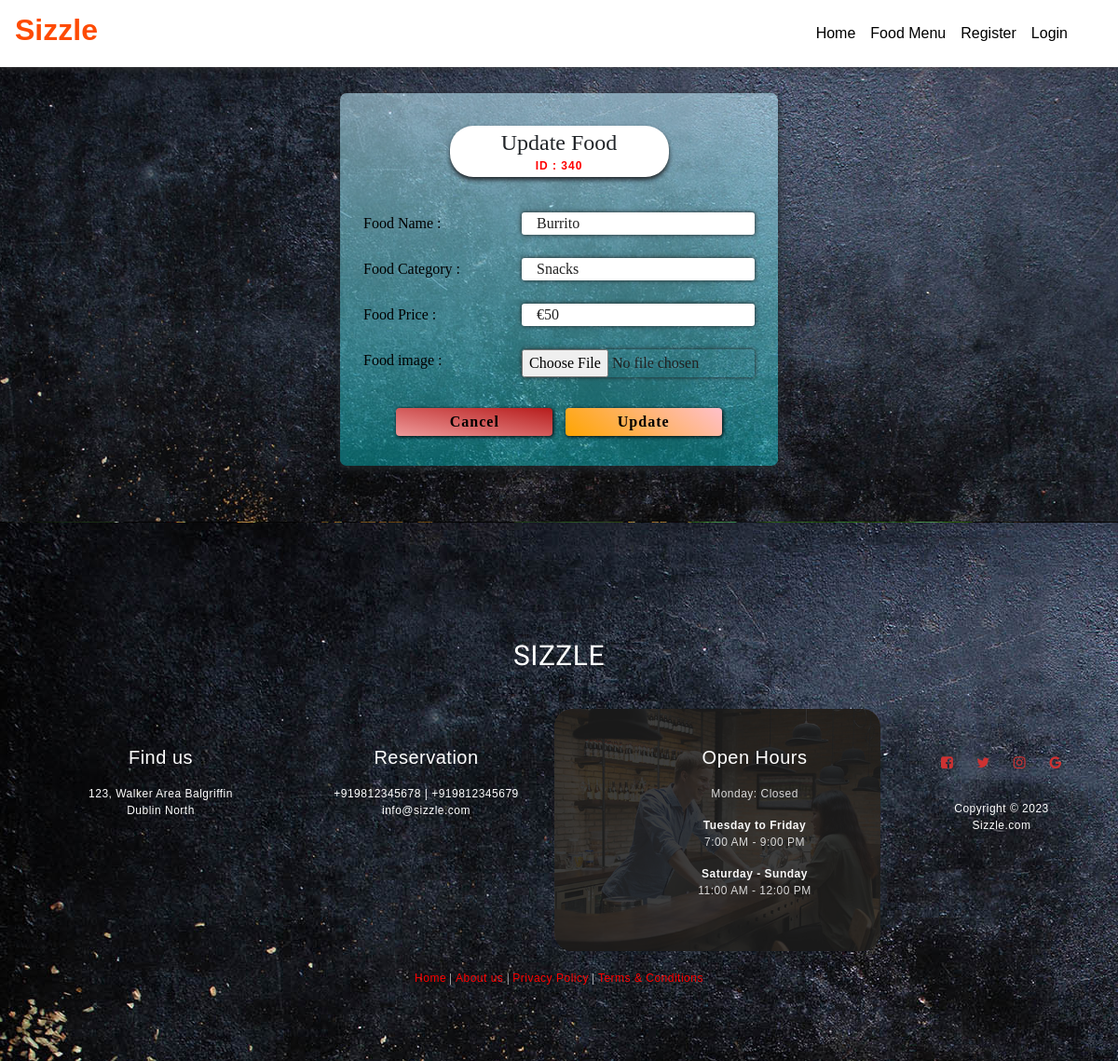
Page /getfood/34 on the committed database.
### Foodapp/models.py (models this page shows)
class Food(models.Model):
    FoodId = models.AutoField(primary_key=True)
    FoodName = models.CharField(max_length=30)
    FoodCat = models.CharField(max_length=30)
    FoodPrice = models.FloatField(max_length=15)
    FoodImage = models.ImageField(upload_to='media', default='')
    class Meta:
        db_table = "FP_Food"

### Foodapp/views.py (the view)
# urls.py: path('getfood/<int:FoodId>', views.getfood),
def getfood(request, FoodId):
    foods = Food.objects.get(FoodId=FoodId)
    return render(request, 'updatefood.html', {'f': foods})

### Templates/Foodapp/updatefood.html (shortened to what this page needs)
<!DOCTYPE html>
<html lang="en" dir="ltr">
  <head>
	{% load static %}
    <link rel="stylesheet" type="text/css" href="{% static 'css/imperial_style.css' %}" />
    <link rel="stylesheet" type="text/css" href="{% static 'css/master.css' %}" />
    <link rel="stylesheet" href="https://use.fontawesome.com/releases/v5.7.2/css/all.css">
    <link rel="stylesheet" href="https://use.fontawesome.com/releases/v5.3.1/css/all.css">
      <link rel="stylesheet" href="{% static 'css/font-awesome.min.css' %}">
<link rel="stylesheet" href="https://stackpath.bootstrapcdn.com/bootstrap/4.4.1/css/bootstrap.min.css">
  </head>
    <nav class="navbar navbar-expand-lg navbar-light" style="position: fixed;width:100%;background-image: linear-gradient(180deg,#FFF,#FFF);box-shadow: 0px 0px 7px 0px #404040;">
      <a class="navbar-brand" href="/"><h2 style="color:#fe4b03;font-family:sans-serif;font-weight:bolder;"><b>Sizzle</b></h2></a>
      <div class="collapse navbar-collapse" id="navbarSupportedContent">
        <ul class="navbar-nav" style="margin-left:auto!important;margin-right:30px;">
          <li class="nav-item active">
            <a class="nav-link" id="nav-link" href="home">Home <span class="sr-only">(current)</span></a>
          </li>
          <li class="nav-item active">
            <a class="nav-link" id="nav-link" href=" /allfood">Food Menu <span class="sr-only">(current)</span></a>
          </li>
          {% if request.session.CustId is None and request.session.AdminId is None %}
          <li class="nav-item active">
            <a class="nav-link" id="nav-link" href=" /addcustomer">Register <span class="sr-only">(current)</span></a>
          </li>
          {% endif %}
          {% if request.session.CustId is None and request.session.AdminId is None %}
          <li class="nav-item active">
            <a class="nav-link" id="nav-link" href=" /login">Login <span class="sr-only">(current)</span></a>
          </li>
          {% endif %}
        </ul>
      </div>
    </nav>
      <main>
        <center><div class="middle-admin-reg">
          <center ><legend style="margin-top:25px;box-shadow:0px 3px 5px;width:50%;background:white;border-radius:25px;font-family: 'Courgette', cursive;">Update Food<h5 style="font-size:50%;color:RED;padding-bottom:5px;letter-spacing:1px;"><b>ID : {{f.FoodId}}0</b></h5></legend></center>
          <div class="form-container">
            <form class="myform-container" enctype="multipart/form-data" action="/editfood/{{f.FoodId}}" method="post">{% csrf_token %}
            <span class="entry-box">Food Name : <input type="text" name="FoodName" value="{{f.FoodName}}"></span>
            <span class="entry-box">Food Category : <input type="text" name="FoodCat" value="{{f.FoodCat}}" required></span>
            <span class="entry-box">Food Price : <input type="tel" name="FoodPrice" maxlength="6"  value="{{f.FoodPrice}}" required></span>
            <span class="entry-box">Food image : <input type="file" class="valid" name="FoodImage" style="padding-left:0px" required/></span>
            <center><br/><button type="reset"class="butn" style="margin-top:10px;background-image: linear-gradient(190deg, rgba(183,28,28 ,1), rgba(239,154,154 ,1));" name="button">Cancel</button>
            &nbsp;&nbsp;<button type="submit"class="butn" style="margin-top:10px;"  name="button">Update</button>
              </center>
            </form>
          </div>
        </div></center>
      </main>
    <footer id="footer" data-stellar-background-ratio="0.5" style="background-color:#FFFFFF">
        <div class="container">
            <div class="foot-con">
                <div class="fo-cont-1">
                    SIZZLE
                </div>
            </div>
            <div class="row">
                <div class="col-md-3 col-sm-8">
                    <div class="footer-info">
                        <div class="section-title">
                            <h2 class="wow fadeInUp" data-wow-delay="0.2s">Find us</h2>
                        </div>
                        <address class="wow fadeInUp" data-wow-delay="0.4s">
                            <p>123, Walker Area Balgriffin<br>Dublin North</p>
                        </address>
                    </div>
                </div>
                <div class="col-md-3 col-sm-8">
                    <div class="footer-info">
                        <div class="section-title">
                            <h2 class="wow fadeInUp" data-wow-delay="0.2s">Reservation</h2>
                        </div>
                        <address class="wow fadeInUp" data-wow-delay="0.4s">
                            <p>+919812345678 | +919812345679</p>
                            <p><a href="mailto:cmdzinc@gmail.com">info@sizzle.com</a></p>
                        </address>
                    </div>
                </div>
                <div class="col-md-4 col-sm-8">
                    <div class="footer-info footer-open-hour">
                        <div class="section-title">
                            <h2 class="wow fadeInUp" data-wow-delay="0.2s">Open Hours</h2>
                        </div>
                        <div class="wow fadeInUp" data-wow-delay="0.4s">
                            <p>Monday: Closed</p>
                            <div>
                                <strong>Tuesday to Friday</strong>
                                <p>7:00 AM - 9:00 PM</p>
                            </div>
                            <div>
                                <strong>Saturday - Sunday</strong>
                                <p>11:00 AM - 12:00 PM</p>
                            </div>
                        </div>
                    </div>
                </div>
                <div class="col-md-2 col-sm-4">
                    <ul class="wow fadeInUp social-icon" data-wow-delay="0.4s">
                        <li><a href="#" class="fa fa-facebook-square" attr="facebook icon"></a></li>
                        <li><a href="#" class="fa fa-twitter"></a></li>
                        <li><a href="#" class="fa fa-instagram"></a></li>
                        <li><a href="#" class="fa fa-google"></a></li>
                    </ul>
                    <div class="wow fadeInUp copyright-text" data-wow-delay="0.8s">
                        <p><br>Copyright &copy; 2023 <br>Sizzle.com
                    </div>
                </div>
            </div>
            <div class="fo-cont-2">
                <a class="ext-link" href="#">Home</a> |
                <a class="ext-link" href="#">About us</a> |
                <a class="ext-link" href="#">Privacy Policy</a> |
                <a class="ext-link" href="#">Terms & Conditions</a>
            </div>
        </div>
    </footer>
  </body>
</html>

### Foodapp/static/css/imperial_style.css (style rules this page uses)
* { margin: 0; padding: 0; font-family: sans-serif; box-sizing: border-box; text-decoration: none; }
a { color: red; }
#nav-link { font-family: sans-serif; font-weight: 400; color:black; }
footer { margin-top: 10px; padding-top: 15px; padding-bottom: 30px; background-color: #232323; color: white; font-family: sans-serif; font-size:12px; font-weight: normal; letter-spacing: 0.5px; text-align: center; flex-shrink: 0; }
.foot-con { width: 100%; height: 100px; overflow: hidden; }
.fo-cont-1 { width:30%; float: left; text-align: center; font-size: 30px; font-weight: normal; color: ; font-family: 'Bevan', cursive; overflow: hidden; }
.fo-cont-2 { width:38%; float: left; font-size: 12px; text-align: center; font-weight: normal; color: ; font-family: 'Ultra', serif; overflow: hidden; }

### Foodapp/static/css/master.css (style rules this page uses)
* { margin: 0; padding: 0; font-family: sans-serif; box-sizing: border-box; text-decoration: none; }
.middle-admin-reg { margin-top: 50px; margin-bottom: 50px; border-radius: 7px; background-image: linear-gradient(180deg, #c0ecfd91, #07f8ff5c); width: 470px; height: 400px; overflow: hidden; position: ; box-shadow:0px 3px 10px; padding-top: 10px; }
.form-container { padding-top: 10px; padding-bottom: 10px; align-items: center; padding-left: 25px; padding-right: 25px; border-radius: 5px; }
.entry-box { color: black; display: block; padding: 5px 0 5px 0; margin-top: 15px; font-family: sans-serif; font-family: 'Sriracha', cursive; text-align: left; }
.entry-box input { float: right; width: 250px; outline: none; color: rgba(33,33,33 ,1); border: none; border-radius: 3px; box-shadow: 0.1px 0.1px 5px; padding: 0 16px 0 16px; }
.butn { margin-top: 25px; border: none;outline: none; font-family: sans-serif; font-weight: bold; width: 40%; font-size: 100%; height: 30px; background-image: linear-gradient(40deg,orange, pink);; padding-left: 10px; padding-right: 10px; border-radius: 4px; box-shadow: 1px 1px 4px; letter-spacing: 1px; font-family: 'Sriracha', cursive; }
main { margin-top: 50px; flex: 1 0 auto; }
footer { margin-top: 10px; padding-top: 15px; padding-bottom: 30px; background-color: #232323; color: white; font-family: sans-serif; font-size:12px; font-weight: normal; letter-spacing: 0.5px; text-align: center; flex-shrink: 0; }
.ext-link { color: red; }
.foot-con { width: 100%; height: 100px; overflow: hidden; }
.fo-cont-1 { width:100%; float: left; text-align: center; font-size: 30px; font-weight: normal; color: ; font-family: 'Bevan', cursive; overflow: hidden; }
.fo-cont-2 { width:100%; float: left; font-size: 12px; text-align: center; font-weight: normal; color: ; font-family: 'Ultra', serif; overflow: hidden; }
footer { background-image: url("/static/images/mainscreen4.jpg") !important; border-top: 1px solid rgba(0,0,0,0.05); padding: 120px 0; padding-bottom: 80px; }
footer .section-title { padding-bottom: 10px; }
footer h2 { font-size: 20px; }
footer a, footer p { color: #FFFFFF; }
footer strong { color: #d9d9d9; }
footer address p { margin-bottom: 0; }
.footer-info, footer .social-icon { margin-top: 20px; }
.footer-open-hour { background: #ce3232; background: url('../images/footer-open-hour-bg.jpg') center center no-repeat; background-size: cover; border-radius: 20px; margin-top: 0; padding: 40px 0 40px 80px; overflow: hidden; position: relative; z-index: 22; right: 20px; bottom: 20px; }
.footer-open-hour::after { background: rgba(29,29,29,0.85); content: ""; position: absolute; top: 0; right: 0; bottom: 0; left: 0; width: 100%; height: 100%; z-index: -2222; }
.footer-open-hour h2 { color: #ffffff; }
.footer-open-hour p { color: #d9d9d9; }
.footer-open-hour strong { color: #f9f9f9; }
.social-icon { position: relative; padding: 0; margin: 0; }
.social-icon li { display: inline-block; list-style: none; margin-bottom: 5px; }
.social-icon li a { border-radius: 100px; color: #ce3232; font-size: 15px; width: 35px; height: 35px; line-height: 35px; text-decoration: none; text-align: center; transition: all 0.4s ease-in-out; position: relative; }

### rows in the picture
Food: FoodId "34", FoodName "Burrito", FoodCat "Snacks", FoodPrice "€50"
